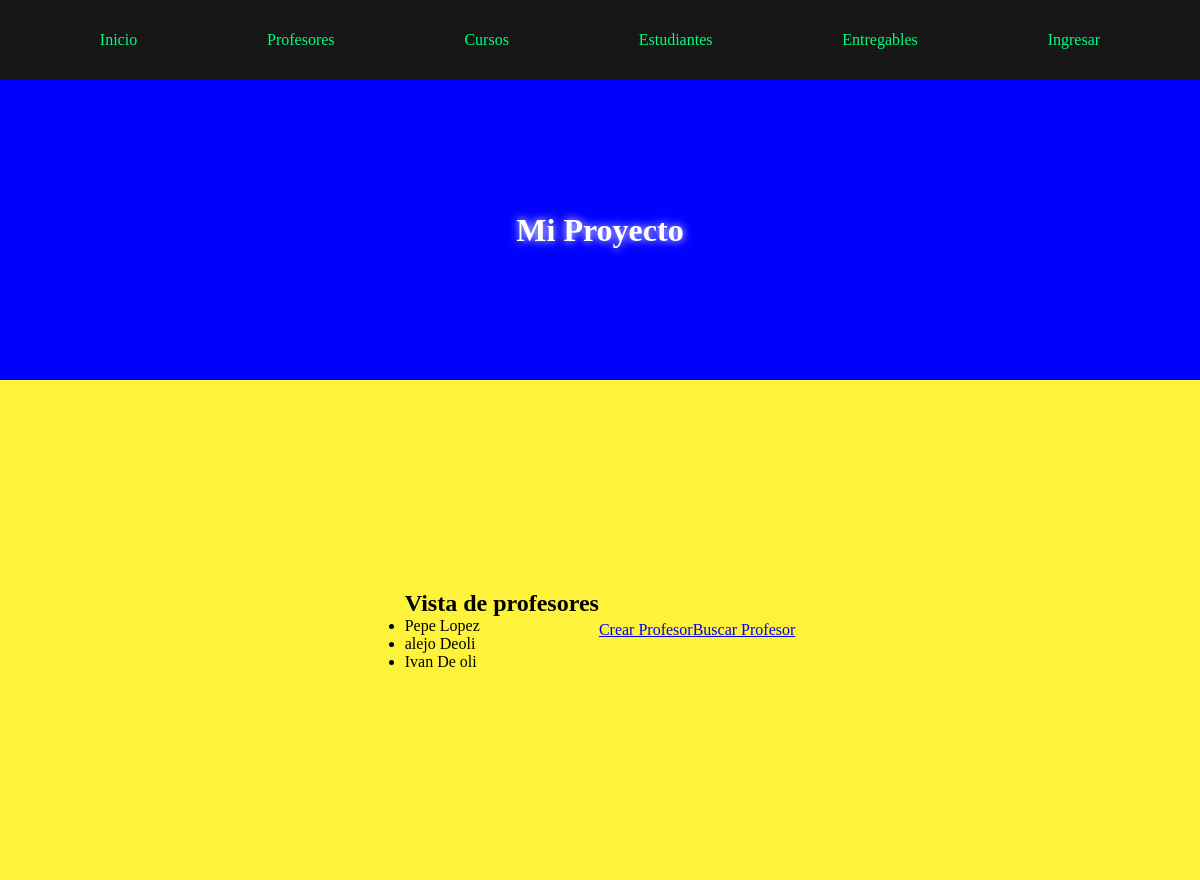
The page /profesores/ on the database its author committed.
### AppCoder/models.py (models this page shows, shortened)
class Profesor(models.Model):
    nombre = models.CharField(max_length=30)
    apellido = models.CharField(max_length=30)
    email = models.EmailField()
    profesion = models.CharField(max_length=30)
    cursos = models.ManyToManyField(Curso)

### AppCoder/views.py (the view)
# urls.py: path('profesores/', profesores, name='Profesores'),
def profesores(req):
    profesores = Profesor.objects.all()
    return render(req, "profesores.html", {"profesores": profesores})

### AppCoder/templates/profesores.html
{% extends 'padre.html' %}
{% block contenidoQueCambia %}
    <div>
        <h1>Vista de profesores</h1>
        <ul>
            {% for profesor in profesores %}
                <li>
                    {{profesor.nombre}} {{profesor.apellido}}
                </li>
            {% endfor %}
        </ul>
    </div>
    <a href="{% url 'ProfesorFormulario' %}">Crear Profesor</a>
    <a href="{% url 'BusquedaProfesor' %}">Buscar Profesor</a>
{% endblock contenidoQueCambia %}

### AppCoder/static/css/styles.css (style rules this page uses)
* { margin: 0; padding: 0; box-sizing: border-box; }

### rows shown on the page
Profesor: nombre "Pepe", apellido "Lopez"
Profesor: nombre "alejo", apellido "Deoli"
Profesor: nombre "Ivan", apellido "De oli"
